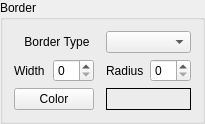
                 <widget class="QGroupBox" name="groupBox_23">
                  <property name="title">
                   <string>Border</string>
                  </property>
                  <layout class="QGridLayout" name="gridLayout_43">
                   <item row="0" column="3" colspan="2">
                    <widget class="QComboBox" name="rb_n_bdt_cb"/>
                   </item>
                   <item row="1" column="0">
                    <widget class="QLabel" name="label_61">
                     <property name="text">
                      <string>Width</string>
                     </property>
                    </widget>
                   </item>
                   <item row="1" column="3">
                    <widget class="QLabel" name="label_62">
                     <property name="text">
                      <string>Radius</string>
                     </property>
                    </widget>
                   </item>
                   <item row="1" column="4">
                    <widget class="QSpinBox" name="rb_n_bdr_sb"/>
                   </item>
                   <item row="2" column="0" colspan="2">
                    <widget class="QPushButton" name="rb_n_bdc_pb">
                     <property name="text">
                      <string>Color</string>
                     </property>
                    </widget>
                   </item>
                   <item row="0" column="0" colspan="3">
                    <widget class="QLabel" name="label_63">
                     <property name="text">
                      <string>Border Type</string>
                     </property>
                     <property name="alignment">
                      <set>Qt::AlignCenter</set>
                     </property>
                    </widget>
                   </item>
                   <item row="1" column="1">
                    <widget class="QSpinBox" name="rb_n_bdw_sb"/>
                   </item>
                   <item row="2" column="3" colspan="2">
                    <widget class="QLabel" name="rb_n_bdc_lb">
                     <property name="frameShape">
                      <enum>QFrame::Box</enum>
                     </property>
                     <property name="text">
                      <string/>
                     </property>
                    </widget>
                   </item>
                  </layout>
                 </widget>
